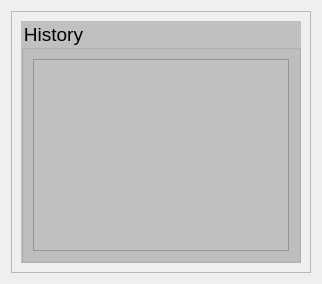
                   <widget class="QWidget" name="tab_pointer">
                    <attribute name="icon">
                     <iconset resource="../resource/resource.qrc">
                      <normaloff>:/Simple icons/simple_icons/fi-rr-search-alt.svg</normaloff>:/Simple icons/simple_icons/fi-rr-search-alt.svg</iconset>
                    </attribute>
                    <attribute name="title">
                     <string/>
                    </attribute>
                    <layout class="QHBoxLayout" name="horizontalLayout_15">
                     <item>
                      <widget class="QFrame" name="f_pointerDb">
                       <property name="frameShape">
                        <enum>QFrame::StyledPanel</enum>
                       </property>
                       <property name="frameShadow">
                        <enum>QFrame::Raised</enum>
                       </property>
                       <layout class="QVBoxLayout" name="verticalLayout_34">
                        <item>
                         <widget class="QGroupBox" name="groupBox">
                          <property name="font">
                           <font>
                            <pointsize>14</pointsize>
                           </font>
                          </property>
                          <property name="styleSheet">
                           <string notr="true">QFrame
{
	background-color: rgb(192, 192, 192)
}

QGroupBox
{
	background-color: rgb(192, 192, 192)
}

QPushButton
{ 
	
	alternate-background-color: rgb(255, 255, 255);
	background: rgba(225, 225, 225, 100);
	border-width: 2px;
    border-radius: 10px;
	qproperty-iconSize: 32px 32px;
	border-style: dashed;
 }

QPushButton:hover
{
	background: rgba(225, 225, 225, 180);
	border-style: dashed;
}

QPushButton:pressed
{
	background: rgba(75, 75, 75, 180);
	border-style: inset;
}

QComboBox
{
	background: transparent;
	color: rgb(88, 88, 88);
	border: none;
	border-bottom: 1px solid #717072;
	font: 14pt &quot;MS Shell Dlg 2&quot;;
}
</string>
                          </property>
                          <property name="title">
                           <string>History</string>
                          </property>
                          <layout class="QVBoxLayout" name="verticalLayout_47">
                           <item>
                            <widget class="QTableWidget" name="tw_pointer">
                             <property name="font">
                              <font>
                               <family>Times New Roman</family>
                               <pointsize>18</pointsize>
                              </font>
                             </property>
                             <property name="editTriggers">
                              <set>QAbstractItemView::NoEditTriggers</set>
                             </property>
                             <property name="selectionMode">
                              <enum>QAbstractItemView::SingleSelection</enum>
                             </property>
                             <property name="selectionBehavior">
                              <enum>QAbstractItemView::SelectRows</enum>
                             </property>
                             <attribute name="horizontalHeaderShowSortIndicator" stdset="0">
                              <bool>true</bool>
                             </attribute>
                             <attribute name="verticalHeaderCascadingSectionResizes">
                              <bool>true</bool>
                             </attribute>
                             <attribute name="verticalHeaderShowSortIndicator" stdset="0">
                              <bool>false</bool>
                             </attribute>
                            </widget>
                           </item>
                          </layout>
                         </widget>
                        </item>
                       </layout>
                      </widget>
                     </item>
                    </layout>
                   </widget>
